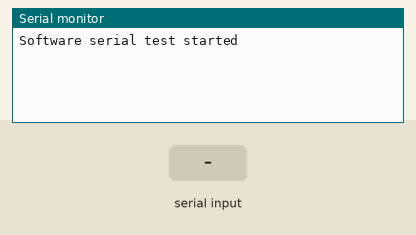
The sketch below on a simulated Arduino Uno, built with avr-gcc and run on an emulated ATmega328P. On the bench: the last lines printed to the serial monitor. The test bench sets the inputs (shaded band).

Above: at 1.2 s.
1.3 s: "1" received over the second serial link
At 2.2 s:
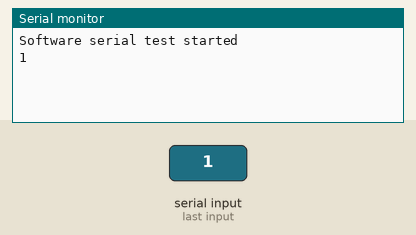
2.8 s: "0" received over the second serial link
At 3.4 s:
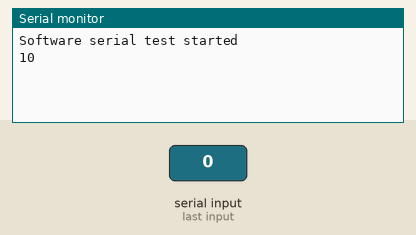

The sketch:

sketch_aug01b.ino
```cpp
#include <SoftwareSerial.h>

SoftwareSerial swSer(11, 12);

void setup() {
  Serial.begin(115200);
  swSer.begin(115200);

  Serial.println("\nSoftware serial test started");

  for (char ch = ' '; ch <= 'z'; ch++) {
    swSer.write(ch);
  }
  swSer.println("");

}

void loop() {
  while (swSer.available() > 0) {
    Serial.write(swSer.read());
  }
  while (Serial.available() > 0) {
    swSer.write(Serial.read());
  }

}
```

Measured:
- after the input at 1.3 s, the serial monitor: prints a new line at once (image 1)
- after the input at 2.8 s, the serial monitor: prints a new line at once (image 2)
